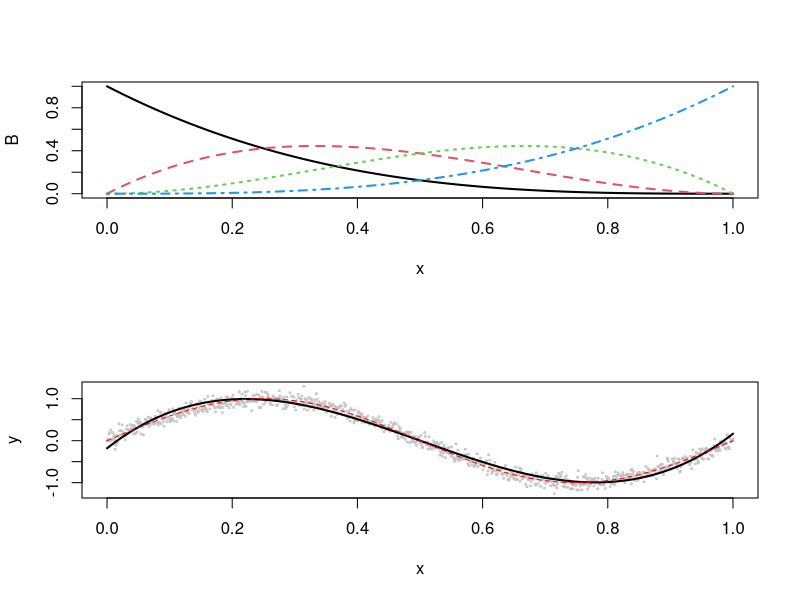

Generate this figure with R:

basis <- function(x, degree, i, knots) {
  if(degree == 0){
    B <- ifelse((x >= knots[i]) & (x < knots[i+1]), 1, 0)
  } else {
    if((knots[degree+i] - knots[i]) == 0) {
      alpha1 <- 0
    } else {
      alpha1 <- (x - knots[i])/(knots[degree+i] - knots[i])
    }
    if((knots[i+degree+1] - knots[i+1]) == 0) {
      alpha2 <- 0
    } else {
      alpha2 <- (knots[i+degree+1] - x)/(knots[i+degree+1] - knots[i+1])
    }
    B <- alpha1*basis(x, (degree-1), i, knots) + alpha2*basis(x, (degree-1), (i+1), knots)
  }
  return(B)
}
bs <- function(x, degree=3, interior.knots=NULL, intercept=FALSE, Boundary.knots = c(0,1)) {
  if(missing(x)) stop("You must provide x")
  if(degree < 1) stop("The spline degree must be at least 1")
  Boundary.knots <- sort(Boundary.knots)
  interior.knots.sorted <- NULL
  if(!is.null(interior.knots)) interior.knots.sorted <- sort(interior.knots)
  knots <- c(rep(Boundary.knots[1], (degree+1)), interior.knots.sorted, rep(Boundary.knots[2], (degree+1)))
  K <- length(interior.knots) + degree + 1
  B.mat <- matrix(0,length(x),K)
  for(j in 1:K) B.mat[,j] <- basis(x, degree, j, knots)
  if(any(x == Boundary.knots[2])) B.mat[x == Boundary.knots[2], K] <- 1
  if(intercept == FALSE) {
    return(B.mat[,-1])
  } else {
    return(B.mat)
  }
}


par(mfrow = c(2,1))
n <- 1000
x <- seq(0, 1, length=n)
B <- bs(x, degree=3, intercept = TRUE, Boundary.knots=c(0, 1))

matplot(x, B, type="l", lwd=2)
## Next, simulate data then construct a regression spline with a
## prespecified degree (in applied settings we would want to choose
## the degree/knot vector using a sound statistical approach).
dgp <- sin(2*pi*x)
y <- dgp + rnorm(n, sd=.1)
model <- lm(y~B-1)
plot(x, y, cex=.25, col="grey")
lines(x, fitted(model), lwd=2)
lines(x, dgp, col="red", lty=2)
